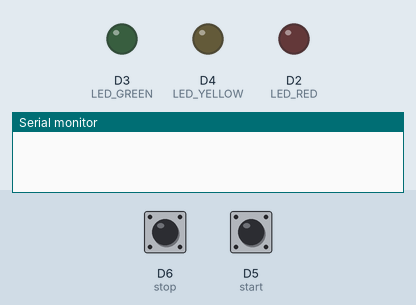
This program was run on a simulated ESP8266 (Wemos D1 mini). Parts: output pins drawn as LEDs (lit = HIGH), the last lines printed to the serial monitor. Inputs (shaded band) come from the test bench; at power-on: D6 (stop) HIGH, D5 (start) HIGH.

Above: at 3.8 s.
3.9 s: D6 (stop) pulled LOW for 1.3 s
At 4.4 s:
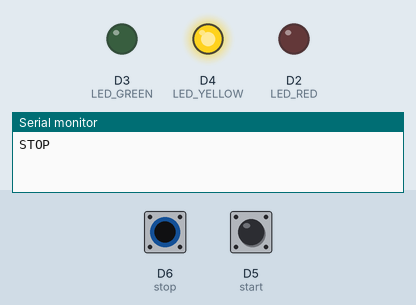
6.7 s: D5 (start) pulled LOW for 1.3 s
At 7.7 s:
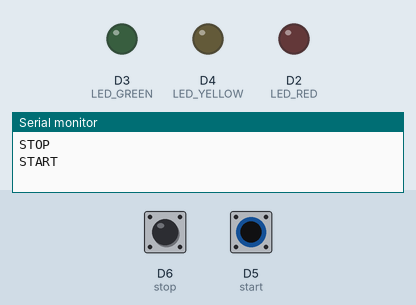
9.5 s: D6 (stop) pulled LOW for 3.2 s
At 9.9 s:
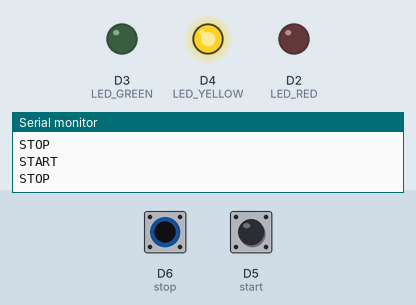
14.2 s: D5 (start) pulled LOW for 3.2 s
At 14.6 s:
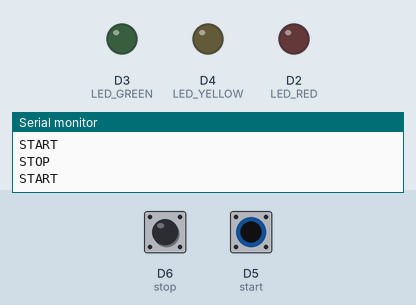
Timing chart, 0 to 17.2 s (numbered marks = the images above; inputs shaded):
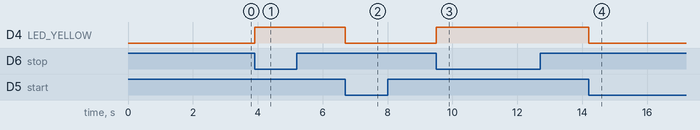

Measured:
- after the input at 3.9 s, D4 (LED_YELLOW): LOW → HIGH at once
- after the input at 6.7 s, D4 (LED_YELLOW): HIGH → LOW at once
- after the input at 9.5 s, D4 (LED_YELLOW): LOW → HIGH at once
- after the input at 14.2 s, D4 (LED_YELLOW): HIGH → LOW at once

The program:

main.cpp
```cpp
#include <Arduino.h>
#define LED_RED D2
#define LED_GREEN D3
#define LED_YELLOW D4
#define start D5
#define stop D6
void convert(char chr){
  if (chr=='run'){
    digitalWrite(LED_GREEN, HIGH);
    digitalWrite(LED_RED, HIGH);
    digitalWrite(LED_YELLOW, HIGH);
  }
}

ICACHE_RAM_ATTR void start_timer() {
  Serial.println("START");
  digitalWrite(LED_BUILTIN, LOW);


  //startTimer = true;
  //lastTrigger = millis();
}
ICACHE_RAM_ATTR void stop_timer() {
  Serial.println("STOP");
  digitalWrite(LED_BUILTIN, HIGH);
  //startTimer = true;
  //lastTrigger = millis();
}

void setup() {
  pinMode(LED_GREEN, OUTPUT);
  pinMode(LED_RED, OUTPUT);
  pinMode(LED_YELLOW, OUTPUT);

  pinMode(start,INPUT_PULLUP);
  pinMode(stop, INPUT_PULLUP);
  Serial.begin(9600);

  attachInterrupt(digitalPinToInterrupt(start),start_timer, FALLING);
  attachInterrupt(digitalPinToInterrupt(stop),stop_timer, FALLING);
  int state;

    /* code */


  // put your setup code here, to run once:
}

void loop() {

  delay(1000);

  // put your main code here, to run repeatedly:
  if(Serial.available() > 0)
  {
    char ReadFromNode;
    ReadFromNode = Serial.read();
    convert(ReadFromNode); //Convert character to state
  }
}
```
